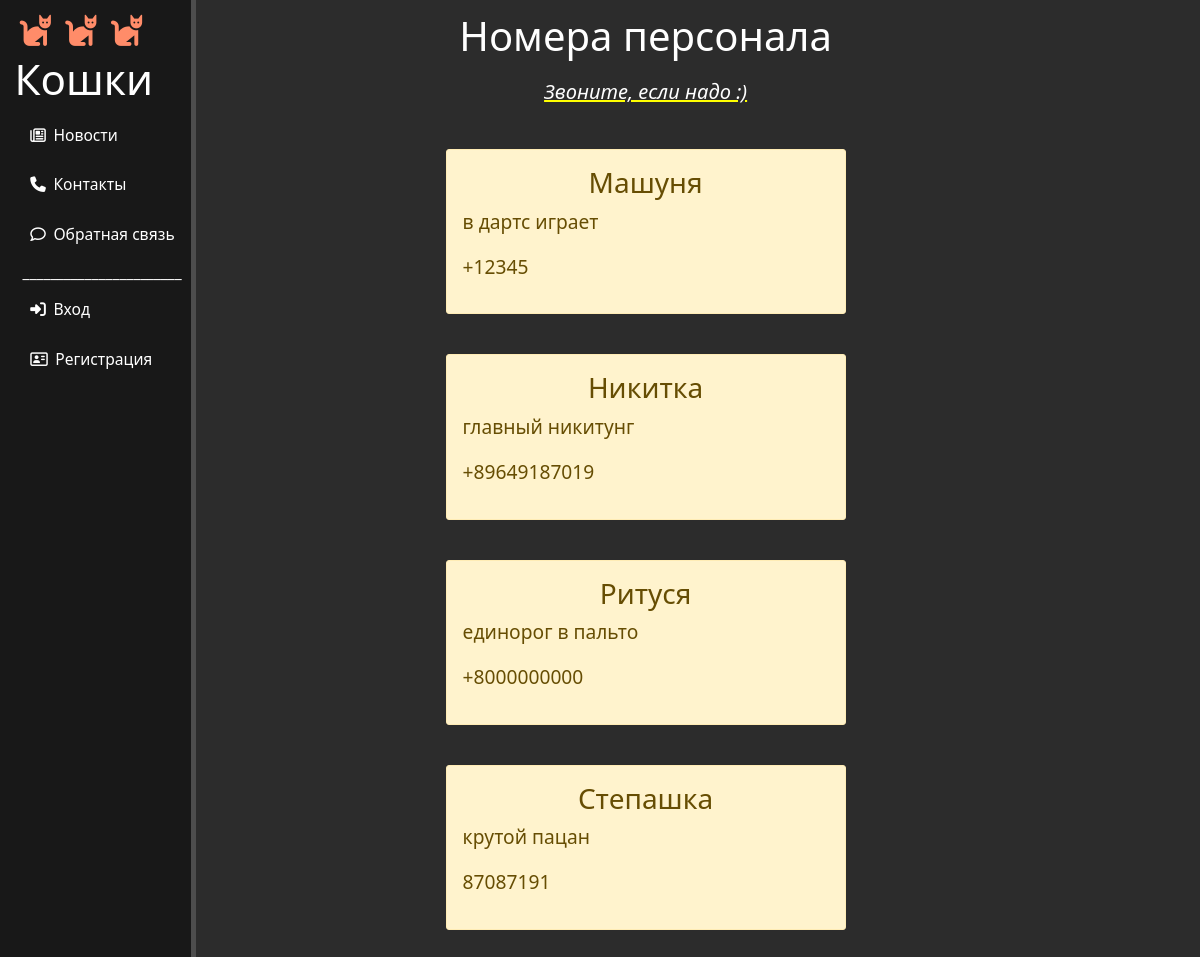
Screenshot of /contacts with the database file from the repository.
### main/models.py (models this page shows, shortened)
class Contacts(models.Model):
    title = models.CharField('Имя сотрудника', max_length=69)
    description = models.TextField('Краткое описание', max_length=100)
    phone_number = models.CharField('Номер телефона', max_length=20)
    password = models.CharField('Код', max_length=100, default='')
    is_published = models.BooleanField('Опубликовано', default=True)
    class Meta:
        verbose_name = 'Сотрудник'
        verbose_name_plural = 'Сотрудники'
        ordering = ['title']

### main/views.py (the view)
# urls.py: path('contacts', views.ContactsList.as_view(), name='contacts'),
class ContactsList(ListView):
    model = Contacts
    template_name = 'main/contacts.html'
    context_object_name = 'contacts'
    def get_queryset(self):
        return Contacts.objects.all()
    def get_context_data(self, *, object_list=None, **kwargs):
        context = super().get_context_data(**kwargs)
        context['title'] = 'Контакты персонала'
        return context

### main/templates/main/contacts.html (shortened to what this page needs)
{% extends 'main/layout.html' %}
{% block content %}
    <h1 class="features">Номера персонала</h1>
    <h5 class="features" style="text-decoration: underline solid yellow"><i>Звоните, если надо :)</i></h5>
    {% if contacts %}
    <div class="phone-numbers">
        {% for el in contacts %}
           <div class="alert alert-warning">
                <h3>{{ el.title }}</h3>
                <p>{{ el.description }}</p>
                <p>{{ el.phone_number }}</p>
           </div>
        {% endfor %}
    {% else %}
        <p>Все сотрудники уволились:(</p>
    {% endif %}
    </div>
{% endblock %}

### main/templates/main/layout.html (shortened to what this page needs)
{% load static %}
<!doctype html>
<html lang="en">
<head>
    <link rel="stylesheet" href="https://cdn.jsdelivr.net/npm/bootstrap@5.2.3/dist/css/bootstrap.min.css">
    <link rel="stylesheet" href="{% static 'main/css/main.css' %}">
</head>
<body>
    <aside>
    <i class="fa-solid fa-cat fa-2xl"></i>
    <i class="fa-solid fa-cat fa-2xl"></i>
    <i class="fa-solid fa-cat fa-2xl"></i>
    <span class="logo">Кошки</span>
    <ul>
        <li><a href="{% url 'news_home' %}"><i class="fa-regular fa-newspaper"></i>Новости</a></li>
        <li><a href="{% url 'contacts' %}"><i class="fa-solid fa-phone"></i>Контакты</a></li>
        <li><a href="{% url 'feedback' %}"><i class="fa-regular fa-comment"></i>Обратная связь</a></li>
        {% if not request.user.is_authenticated %}
            <li><a href="" class="disabled">_______________________</a></li>
            <li class="login"><a href="{% url 'login' %}"><i class="fa-solid fa-right-to-bracket"></i>Вход</a></li>
            <li class="login"><a href="{% url 'register' %}"><i class="fa-regular fa-address-card"></i>Регистрация</a></li>
        {% endif %}
    </ul>
    </aside>
    <main>
        {% block content %}
        {% endblock %}
    </main>
</body>
</html>

### main/static/main/css/main.css (style rules this page uses)
body { background: #2c2c2c; }
aside { float: left; background: #181818; width: 16.3vw; padding: 1.2vw; height: 200vh; color: #fff; border-right: 5px solid #4d4d4d; font-size: 1.3vw; }
aside a { color: white; text-decoration: none; }
aside ul { width: 100%: }
aside ul li { list-style: none; padding: 1% 0%; transition: transform .4s ease; width: 100%; }
aside ul i { padding: 10% 5%; }
aside > i { padding: 10% 2%; color: #ff8c69; }
aside ul { padding-left: 5%; }
.logo { font-size: 2.7em; padding-top: 4%; padding-bottom: 6%; }
main .features { float: left; color: white; margin-top: 1vw; text-align: center; width: 75%; }
main .phone-numbers { float: left; color: white; text-align: center; margin-top: 2.1vw; width: 75%; font-size: 1.2em; }
.alert-warning { border-radius: 3px; clear: both; width: 400px; margin: 40px auto; margin-top: 0px; text-align: justify; }
.alert-warning h3 { text-align: center }
.disabled { pointer-events: none; cursor: default; }

### rows the page displays
Contacts: title "Машуня", description "в дартс играет", phone_number "+12345"
Contacts: title "Никитка", description "главный никитунг", phone_number "+89649187019"
Contacts: title "Ритуся", description "единорог в пальто", phone_number "+8000000000"
Contacts: title "Степашка", description "крутой пацан", phone_number "87087191"
